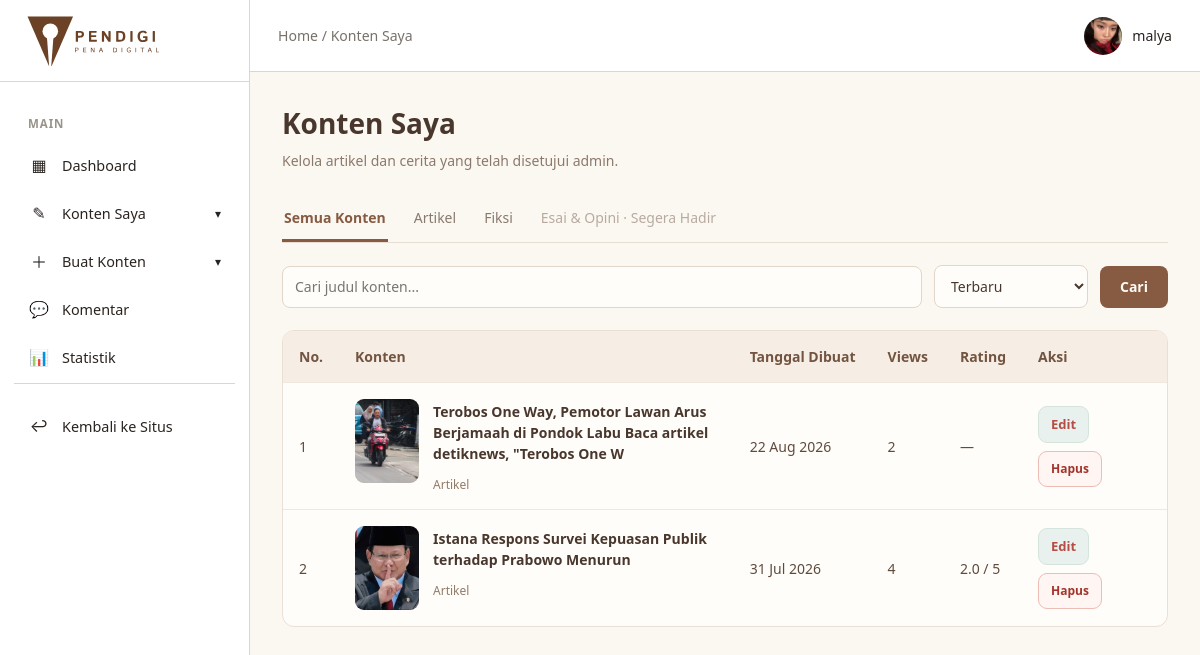
/accounts/dashboard/penulis/konten/ (signed in), run on the app's committed database.
### accounts/models.py (models this page shows, shortened)
class Users(AbstractUser):
    role = models.CharField(
        max_length=20,
        choices=Role.choices,
        default=Role.PEMBACA
    )
    status_kontributor = models.CharField(
        max_length=20,
        choices=StatusKontributor.choices,
        default=StatusKontributor.NONE
    )
    profile_picture = models.ImageField(upload_to='profile_pictures/', null=True, blank=True)
    bio = models.CharField(max_length=150, blank=True)
    banner_picture = models.ImageField(
        upload_to='profile_banners/',
        blank=True,
        null=True,
    )
    publisher_id = models.CharField(
        max_length=20,
        unique=True,
        null=True,
        blank=True,
        verbose_name='ID Publisher',
    )

### articles/models.py (models this page shows, shortened)
class Articles(models.Model):
    title = models.CharField(max_length=100)
    thumbnail = models.ImageField(upload_to='articles/thumbnails/', null=True, blank=True)
    content = models.TextField()
    category = models.ForeignKey(Categories, on_delete=models.CASCADE, related_name='articles')
    contributor = models.ForeignKey(
        Users, on_delete=models.CASCADE,
        limit_choices_to={'status_kontributor': StatusKontributor.APPROVED},
        related_name='articles'
    )
    status = models.CharField(
        max_length=20,
        choices=StatusArticle.choices,
        default=StatusArticle.PENDING
    )
    rejection_reason = models.TextField(blank=True)
    is_featured = models.BooleanField(default=False)
    views_count = models.PositiveIntegerField(default=0)
    published_at = models.DateTimeField(null=True, blank=True)
    created_at = models.DateTimeField(auto_now_add=True)
    class Meta:
        ordering = ['-created_at']

### accounts/views.py (the view, shortened to what this page needs)
# urls.py: path('dashboard/penulis/konten/',author_my_content, name='author_my_content'),
@login_required
def author_my_content(request):
    if request.user.status_kontributor != StatusKontributor.APPROVED:
        return redirect('articles:article_list')
    content_type = request.GET.get('jenis', 'semua')
    search_query = request.GET.get('q', '').strip()
    sort_by = request.GET.get('sort', 'terbaru')
    valid_sorts = ['terbaru', 'terlama', 'views', 'rating']
    if sort_by not in valid_sorts:
        sort_by = 'terbaru'
    contents = []
    if content_type in ['semua', 'artikel']:
        articles = (
            Articles.objects
            .filter(
                contributor=request.user,
                status=StatusArticle.APPROVED,
            )
            .select_related('category')
            .annotate(average_rating=Avg('ratings__rating_value'))
        )
        if search_query:
            articles = articles.filter(title__icontains=search_query)
        for article in articles:
            contents.append({
                'id': article.pk,
                'title': article.title,
                'thumbnail': article.thumbnail,
                'views': article.views_count,
                'rating': article.average_rating,
                'created_at': article.published_at or article.created_at,
                'type': 'artikel',
                'edit_url': None,
                'delete_url': None,
            })
    if content_type in ['semua', 'fiksi']:
        stories = (
            Stories.objects
            .filter(author=request.user)
            .prefetch_related('chapters')
        )
        if search_query:
            stories = stories.filter(title__icontains=search_query)
        if sort_by == 'terbaru':
            contents.sort(key=lambda item: item['created_at'], reverse=True)
        elif sort_by == 'terlama':
            contents.sort(key=lambda item: item['created_at'])
        elif sort_by == 'views':
            contents.sort(key=lambda item: item['views'], reverse=True)
    paginator = Paginator(contents, 10)
    page_obj = paginator.get_page(request.GET.get('page'))
    return render(request, 'accounts/author_my_content.html', {
        'page_obj': page_obj,
        'content_type': content_type,
        'search_query': search_query,
        'sort_by': sort_by,
        'total_contents': len(contents),
        'breadcrumb': 'Konten Saya',
        'active_menu': 'my_content',
    })

### accounts/templates/accounts/author_my_content.html (shortened to what this page needs)
{% extends 'author_base.html' %}
{% block author_content %}
<section class="my-content-page">
    <div class="my-content-header">
        <div>
            <h1>Konten Saya</h1>
            <p>Kelola artikel dan cerita yang telah disetujui admin.</p>
        </div>
    </div>
    <nav class="my-content-tabs">
        <a href="?jenis=semua"
           class="{% if content_type == 'semua' %}active{% endif %}">
            Semua Konten
        </a>
        <a href="?jenis=artikel"
           class="{% if content_type == 'artikel' %}active{% endif %}">
            Artikel
        </a>
        <a href="?jenis=fiksi"
           class="{% if content_type == 'fiksi' %}active{% endif %}">
            Fiksi
        </a>
        <span class="disabled-tab">
            Esai &amp; Opini · Segera Hadir
        </span>
    </nav>
    <form method="get" class="my-content-toolbar">
        <input
            type="search"
            name="q"
            value="{{ search_query }}"
            placeholder="Cari judul konten..."
        >
        <select name="sort">
            <option value="terbaru"
                {% if sort_by == 'terbaru' %}selected{% endif %}>
                Terbaru
            </option>
        </select>
        <button type="submit">Cari</button>
    </form>
    <div class="my-content-table-wrapper">
        <table class="my-content-table">
            <thead>
                <tr>
                    <th>No.</th>
                    <th>Konten</th>
                    <th>Tanggal Dibuat</th>
                    <th>Views</th>
                    <th>Rating</th>
                    <th>Aksi</th>
                </tr>
            </thead>
            <tbody>
                {% for content in page_obj %}
                <tr>
                    <td>
                        {{ page_obj.start_index|add:forloop.counter0 }}
                    </td>
                    <td>
                        <div class="my-content-info">
                            {% if content.thumbnail %}
                                <img
                                    src="{{ content.thumbnail.url }}"
                                    alt="{{ content.title }}"
                                    class="my-content-thumbnail"
                                >
                            {% else %}
                                <div class="my-content-thumbnail placeholder">
                                    Tanpa gambar
                                </div>
                            {% endif %}
                            <div class="my-content-title">
                                <strong>{{ content.title }}</strong>
                                <small>
                                    {% if content.type == 'artikel' %}
                                        Artikel
                                    {% else %}
                                        Fiksi
                                    {% endif %}
                                </small>
                            </div>
                        </div>
                    </td>
                    <td>
                        {{ content.created_at|date:"d M Y" }}
                    </td>
                    <td>{{ content.views }}</td>
                    <td>
                        {% if content.rating != None %}
                            {{ content.rating|floatformat:1 }} / 5
                        {% else %}
                            —
                        {% endif %}
                    </td>
                    <td>
                        <div class="my-content-actions">
                            {% if content.type == 'artikel' %}
                                <a
                                    href="{% url 'articles:edit_article' content.id %}"
                                    class="content-action-btn edit-btn"
                                >
                                    Edit
                                </a>
                                <form
                                    method="post"
                                    action="{% url 'articles:delete_article' content.id %}"
                                    onsubmit="return confirm('Yakin ingin menghapus artikel ini?');"
                                >
                                    <button
                                        type="submit"
                                        class="content-action-btn delete-btn"
                                    >
                                        Hapus
                                    </button>
                                </form>
                            {% endif %}
                        </div>
                    </td>
                </tr>
                {% endfor %}
            </tbody>
        </table>
    </div>
</section>
{% endblock %}

### templates/author_base.html (shortened to what this page needs)
{% extends 'base.html' %}
{% load static %}
{% block extra_css %}
<link rel="stylesheet" href="{% static 'css/author-dashboard.css' %}">
{% endblock %}
{% block body %}
<div class="author-layout">
    <aside class="author-sidebar">
        <div class="author-sidebar-header">
            <a href="{% url 'articles:article_list' %}">
                <img
                    src="{% static 'images/pendigi-logo-tulisan.svg' %}"
                    alt="Pena Digital"
                    class="author-logo"
                >
            </a>
        </div>
        <nav class="author-nav">
            <span class="author-nav-group-label">
                MAIN
            </span>
            <a
                href="{% url 'author_dashboard' %}"
                class="author-nav-link {% if active_menu == 'dashboard' %}is-active{% endif %}"
            >
                <span class="author-nav-icon">▦</span>
                <span>Dashboard</span>
            </a>
            <div
                class="author-nav-dropdown
                {% if active_menu == 'content' %}is-open{% endif %}"
            >
                <button
                    type="button"
                    class="author-nav-link author-nav-dropdown-toggle"
                    aria-expanded="{% if active_menu == 'content' %}true{% else %}false{% endif %}"
                >
                    <span class="author-nav-icon">✎</span>
                    <span class="author-nav-link-text">
                        Konten Saya
                    </span>
                    <span class="author-nav-caret">
                        ▾
                    </span>
                </button>
            </div>
            <div class="author-nav-dropdown
                {% if active_menu == 'create_content' %}is-open{% endif %}">
                <button
                    type="button"
                    class="author-nav-link author-nav-dropdown-toggle
                    {% if active_menu == 'create_content' %}is-active{% endif %}"
                    aria-expanded="{% if active_menu == 'create_content' %}true{% else %}false{% endif %}"
                >
                    <span class="author-nav-icon">＋</span>
                    <span class="author-nav-link-text">
                        Buat Konten
                    </span>
                    <span class="author-nav-caret">▾</span>
                </button>
            </div>
            <a
                href="#"
                class="author-nav-link"
            >
                <span class="author-nav-icon">💬</span>
                <span>Komentar</span>
            </a>
            <a
                href="#"
                class="author-nav-link"
            >
                <span class="author-nav-icon">📊</span>
                <span>Statistik</span>
            </a>
            <div class="author-nav-settings">
                <a
                    href="{% url 'articles:article_list' %}"
                    class="author-nav-link"
                >
                    <span class="author-nav-icon">↩</span>
                    <span>Kembali ke Situs</span>
                </a>
            </div>
        </nav>
    </aside>
    <div class="author-main">
        <header class="author-topbar">
            <div class="author-topbar-left">
                <div class="author-breadcrumb">
                    Home / {{ breadcrumb|default:'Dashboard' }}
                </div>
            </div>
            <div class="author-profile">
                {% if user.profile_picture %}
                    <img
                        src="{{ user.profile_picture.url }}"
                        alt="{{ user.username }}"
                        class="author-profile-avatar"
                    >
                {% else %}
                    <div class="author-profile-avatar author-avatar-placeholder">
                        {{ user.username|first|upper }}
                    </div>
                {% endif %}
                <span class="author-profile-name">
                    {{ user.username }}
                </span>
            </div>
        </header>
        <main class="author-content">
            {% block author_content %}
            {% endblock %}
        </main>
    </div>
</div>
{% endblock %}

### data on the page
Users: profile_picture (picture), username "malya"
Articles: title "Terobos One Way, Pemotor Lawan Arus Berjamaah di Pondok Labu Baca artikel detiknews, \"Terobos One W", created_at "22 Aug 2026"
Articles: title "Istana Respons Survei Kepuasan Publik terhadap Prabowo Menurun", created_at "31 Jul 2026"

### other printed values
{{ breadcrumb|default:'Dashboard' }} "Konten Saya"
{{ page_obj.start_index|add:forloop.counter0 }} "1" "2"
{{ content.views }} "2" "4"
{{ content.rating|floatformat:1 }} "2.0"
